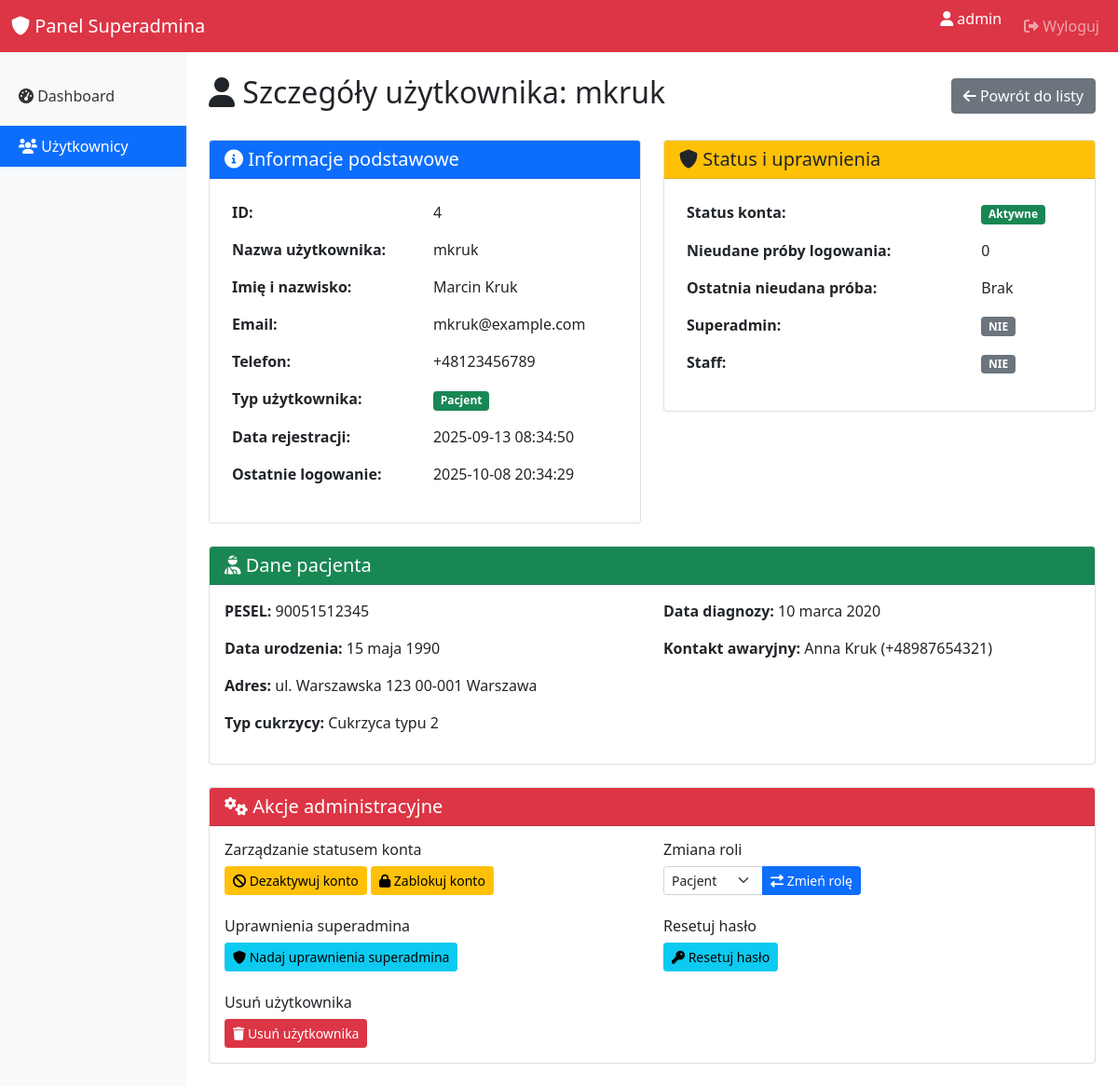
/superadmin/users/4/ (signed in), run on an earlier commit of the app's database.
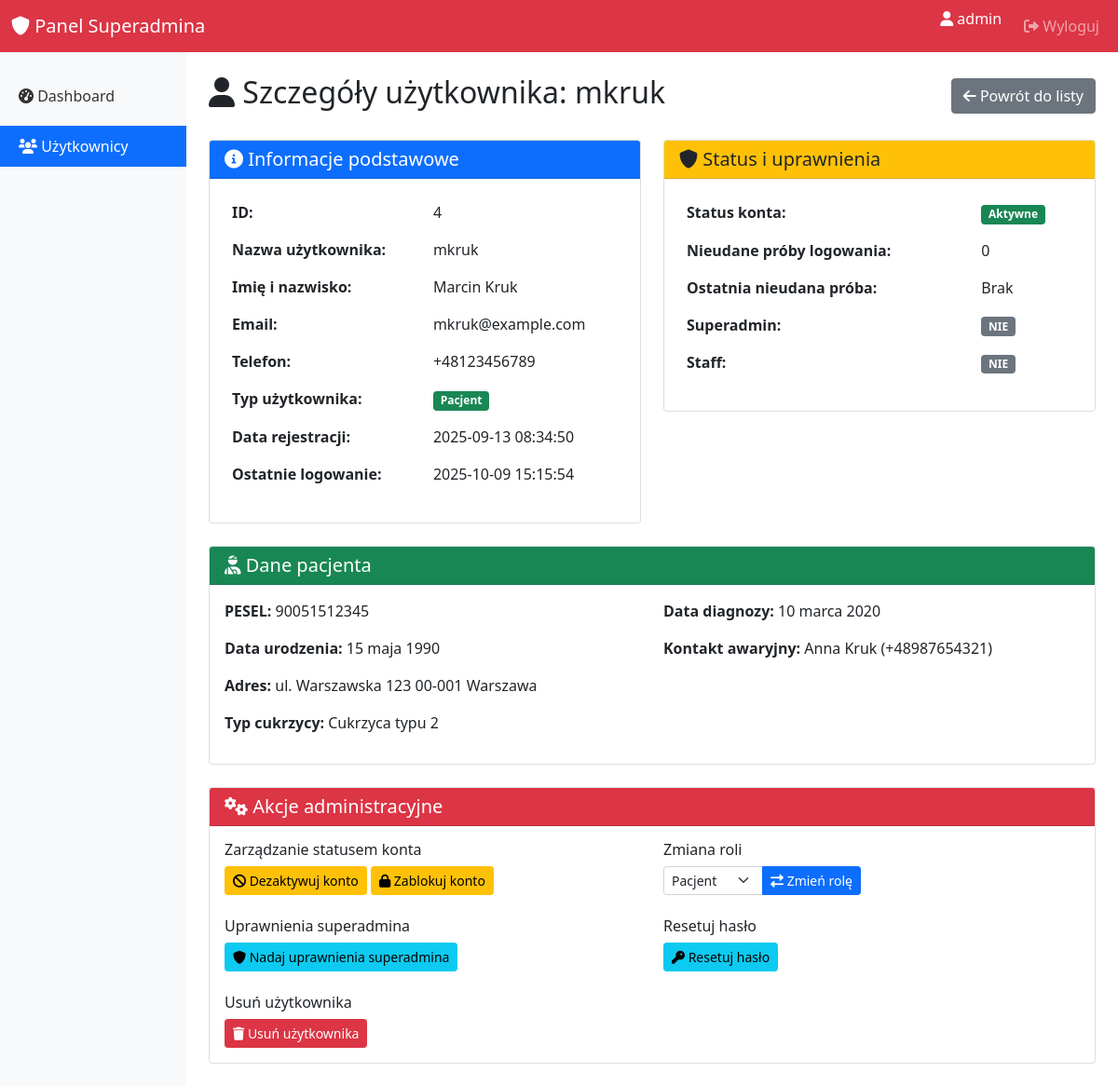
And on a later commit of the database.
### authentication/models.py (models this page shows, shortened)
class User(AbstractUser):
    USER_TYPE_CHOICES = (
        ('patient', 'Pacjent'),
        ('doctor', 'Lekarz'),
    )
    user_type = models.CharField(
        max_length=10,
        choices=USER_TYPE_CHOICES,
        default='patient'
    )
    phone_number = models.CharField(max_length=15, blank=True)
    failed_login_attempts = models.IntegerField(default=0)
    last_failed_login = models.DateTimeField(null=True, blank=True)
    account_locked_until = models.DateTimeField(null=True, blank=True)
    def is_patient(self):
        return self.user_type == 'patient'
    def is_account_locked(self):
        return False

### superadmin/views.py (the view)
# urls.py: path('users/<int:user_id>/', views.user_detail, name='user_detail'),
@login_required
@user_passes_test(is_superuser)
def user_detail(request, user_id):
    user = get_object_or_404(User, id=user_id)
    patient_data = None
    doctor_data = None
    if user.is_patient():
        try:
            patient_data = Patient.objects.get(user=user)
        except Patient.DoesNotExist:
            pass
    elif user.is_doctor():
        try:
            doctor_data = Doctor.objects.get(user=user)
        except Doctor.DoesNotExist:
            pass
    context = {
        'selected_user': user,
        'patient_data': patient_data,
        'doctor_data': doctor_data,
    }
    return render(request, 'superadmin/user_detail.html', context)

### superadmin/views.py (called while the page is built)
def is_superuser(user):
    return user.is_superuser

### superadmin/templates/superadmin/user_detail.html (shortened to what the changed rows need)
{% extends 'superadmin/base.html' %}
{% block content %}
<div class="d-flex justify-content-between align-items-center mb-4">
    <h2><i class="fas fa-user"></i> Szczegóły użytkownika: {{ selected_user.username }}</h2>
    <a href="{% url 'superadmin:user_list' %}" class="btn btn-secondary">
        <i class="fas fa-arrow-left"></i> Powrót do listy
    </a>
</div>
<div class="row">
    <div class="col-md-6">
        <div class="card mb-4">
            <div class="card-body">
                <table class="table table-borderless">
                    <tr>
                        <th>ID:</th>
                        <td>{{ selected_user.id }}</td>
                    </tr>
                    <tr>
                        <th>Nazwa użytkownika:</th>
                        <td>{{ selected_user.username }}</td>
                    </tr>
                    <tr>
                        <th>Imię i nazwisko:</th>
                        <td>{{ selected_user.first_name }} {{ selected_user.last_name }}</td>
                    </tr>
                    <tr>
                        <th>Email:</th>
                        <td>{{ selected_user.email }}</td>
                    </tr>
                    <tr>
                        <th>Telefon:</th>
                        <td>{{ selected_user.phone_number|default:"Nie podano" }}</td>
                    </tr>
                    <tr>
                        <th>Typ użytkownika:</th>
                    </tr>
                    <tr>
                        <th>Data rejestracji:</th>
                        <td>{{ selected_user.date_joined|date:"Y-m-d H:i:s" }}</td>
                    </tr>
                    <tr>
                        <th>Ostatnie logowanie:</th>
                        <td>{{ selected_user.last_login|date:"Y-m-d H:i:s"|default:"Nigdy" }}</td>
                    </tr>
                </table>
            </div>
        </div>
    </div>
    <div class="col-md-6">
        <div class="card mb-4">
            <div class="card-body">
                <table class="table table-borderless">
                    <tr>
                        <th>Status konta:</th>
                    </tr>
                    <tr>
                        <th>Nieudane próby logowania:</th>
                        <td>{{ selected_user.failed_login_attempts }}</td>
                    </tr>
                    <tr>
                        <th>Ostatnia nieudana próba:</th>
                        <td>{{ selected_user.last_failed_login|date:"Y-m-d H:i:s"|default:"Brak" }}</td>
                    </tr>
                    <tr>
                        <th>Superadmin:</th>
                    </tr>
                    <tr>
                        <th>Staff:</th>
                    </tr>
                </table>
            </div>
        </div>
    </div>
</div>
<div class="card">
    <div class="card-body">
        <div class="row">
            <div class="col-md-6 mb-3">
                <form method="post" action="{% url 'superadmin:change_user_role' selected_user.id %}" class="d-inline-block">
                    <div class="input-group input-group-sm mb-2">
                        <select name="new_role" class="form-select">
                            <option value="patient" {% if selected_user.user_type == 'patient' %}selected{% endif %}>Pacjent</option>
                        </select>
                        <button type="submit" class="btn btn-primary">
                            <i class="fas fa-exchange-alt"></i> Zmień rolę
                        </button>
                    </div>
                </form>
            </div>
        </div>
    </div>
</div>
{% endblock %}

What changed in the data, as far as the page shows it:
changed User "mkruk": last_login "2025-10-08 20:34:29" → "2025-10-09 15:15:54"
